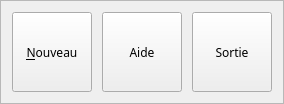
      <widget class="QFrame" name="frmButtons">
       <property name="whatsThis">
        <string>frmB</string>
       </property>
       <property name="styleSheet">
        <string notr="true">QFrame#frmButtons {
background-color:rgba(203,106,89,255);
border-top-left-radius: 0px;
border-top-right-radius: 10px;
border-bottom-right-radius: 10px;
border-bottom-left-radius: 10px;
}</string>
       </property>
       <property name="frameShape">
        <enum>QFrame::StyledPanel</enum>
       </property>
       <property name="frameShadow">
        <enum>QFrame::Raised</enum>
       </property>
       <layout class="QGridLayout" name="gridLayout_7">
        <property name="horizontalSpacing">
         <number>10</number>
        </property>
        <item row="0" column="0">
         <widget class="AbulEduFlatBoutonV1" name="btnNouveau">
          <property name="minimumSize">
           <size>
            <width>80</width>
            <height>80</height>
           </size>
          </property>
          <property name="maximumSize">
           <size>
            <width>92</width>
            <height>92</height>
           </size>
          </property>
          <property name="font">
           <font>
            <family>Andika Basic</family>
           </font>
          </property>
          <property name="cursor">
           <cursorShape>PointingHandCursor</cursorShape>
          </property>
          <property name="toolTip">
           <string/>
          </property>
          <property name="whatsThis">
           <string>new</string>
          </property>
          <property name="styleSheet">
           <string notr="true">QPushButton &gt; *{color:red;}QPushButton{border: none; color:rgba(255,255,255,255);background-repeat: no-repeat;background-color:rgba(0,0,0,0);border-image:url(':/icones/new');image-position: center;}:hover{color:rgba(255,255,255,255);background-color:rgba(0,0,0,0);border-image:url(':/icones/newHover');image-position: center;}:pressed{color:rgba(255,255,255,255);background-color:rgba(255,255,255,50);image-position: center;}:disabled{border: none; color:rgba(160,160,164,255);background-color:rgba(0,0,0,0);image:none;image-position: center;}</string>
          </property>
          <property name="text">
           <string>&amp;Nouveau</string>
          </property>
          <property name="CouleurTexteNormale" stdset="0">
           <color>
            <red>255</red>
            <green>255</green>
            <blue>255</blue>
           </color>
          </property>
          <property name="CouleurTexteSurvol" stdset="0">
           <color>
            <red>255</red>
            <green>255</green>
            <blue>255</blue>
           </color>
          </property>
          <property name="CouleurTextePressed" stdset="0">
           <color>
            <red>255</red>
            <green>255</green>
            <blue>255</blue>
           </color>
          </property>
          <property name="CouleurFondPressed" stdset="0">
           <color alpha="50">
            <red>255</red>
            <green>255</green>
            <blue>255</blue>
           </color>
          </property>
          <property name="IconeNormale" stdset="0">
           <string notr="true">:/data_images/nouveau</string>
          </property>
          <property name="IconeSurvol" stdset="0">
           <string notr="true">:/data_images/nouveauHover</string>
          </property>
         </widget>
        </item>
        <item row="0" column="1">
         <widget class="AbulEduFlatBoutonV1" name="btnAideFeuille">
          <property name="minimumSize">
           <size>
            <width>80</width>
            <height>80</height>
           </size>
          </property>
          <property name="maximumSize">
           <size>
            <width>92</width>
            <height>92</height>
           </size>
          </property>
          <property name="font">
           <font>
            <family>Andika Basic</family>
           </font>
          </property>
          <property name="cursor">
           <cursorShape>PointingHandCursor</cursorShape>
          </property>
          <property name="toolTip">
           <string/>
          </property>
          <property name="whatsThis">
           <string>new</string>
          </property>
          <property name="styleSheet">
           <string notr="true">QPushButton &gt; *{color:red;}QPushButton{border: none; color:rgba(255,255,255,255);background-repeat: no-repeat;background-color:rgba(0,0,0,0);border-image:url(':/icones/new');image-position: center;}:hover{color:rgba(255,255,255,255);background-color:rgba(0,0,0,0);border-image:url(':/icones/newHover');image-position: center;}:pressed{color:rgba(255,255,255,255);background-color:rgba(255,255,255,50);image-position: center;}:disabled{border: none; color:rgba(160,160,164,255);background-color:rgba(0,0,0,0);image:none;image-position: center;}</string>
          </property>
          <property name="text">
           <string>Aide</string>
          </property>
          <property name="CouleurTexteNormale" stdset="0">
           <color>
            <red>255</red>
            <green>255</green>
            <blue>255</blue>
           </color>
          </property>
          <property name="CouleurTexteSurvol" stdset="0">
           <color>
            <red>255</red>
            <green>255</green>
            <blue>255</blue>
           </color>
          </property>
          <property name="CouleurTextePressed" stdset="0">
           <color>
            <red>255</red>
            <green>255</green>
            <blue>255</blue>
           </color>
          </property>
          <property name="CouleurFondPressed" stdset="0">
           <color alpha="50">
            <red>255</red>
            <green>255</green>
            <blue>255</blue>
           </color>
          </property>
          <property name="IconeNormale" stdset="0">
           <string notr="true">:/data_images/aide</string>
          </property>
          <property name="IconeSurvol" stdset="0">
           <string notr="true">:/data_images/aideHover</string>
          </property>
         </widget>
        </item>
        <item row="0" column="2">
         <widget class="AbulEduFlatBoutonV1" name="btnSortie">
          <property name="minimumSize">
           <size>
            <width>80</width>
            <height>80</height>
           </size>
          </property>
          <property name="maximumSize">
           <size>
            <width>92</width>
            <height>92</height>
           </size>
          </property>
          <property name="font">
           <font>
            <family>Andika Basic</family>
           </font>
          </property>
          <property name="cursor">
           <cursorShape>PointingHandCursor</cursorShape>
          </property>
          <property name="toolTip">
           <string/>
          </property>
          <property name="whatsThis">
           <string>new</string>
          </property>
          <property name="styleSheet">
           <string notr="true">QPushButton &gt; *{color:red;}QPushButton{border: none; color:rgba(255,255,255,255);background-repeat: no-repeat;background-color:rgba(0,0,0,0);border-image:url(':/icones/new');image-position: center;}:hover{color:rgba(255,255,255,255);background-color:rgba(0,0,0,0);border-image:url(':/icones/newHover');image-position: center;}:pressed{color:rgba(255,255,255,255);background-color:rgba(255,255,255,50);image-position: center;}:disabled{border: none; color:rgba(160,160,164,255);background-color:rgba(0,0,0,0);image:none;image-position: center;}</string>
          </property>
          <property name="text">
           <string>Sortie</string>
          </property>
          <property name="CouleurTexteNormale" stdset="0">
           <color>
            <red>255</red>
            <green>255</green>
            <blue>255</blue>
           </color>
          </property>
          <property name="CouleurTexteSurvol" stdset="0">
           <color>
            <red>255</red>
            <green>255</green>
            <blue>255</blue>
           </color>
          </property>
          <property name="CouleurTextePressed" stdset="0">
           <color>
            <red>255</red>
            <green>255</green>
            <blue>255</blue>
           </color>
          </property>
          <property name="CouleurFondPressed" stdset="0">
           <color alpha="50">
            <red>255</red>
            <green>255</green>
            <blue>255</blue>
           </color>
          </property>
          <property name="IconeNormale" stdset="0">
           <string notr="true">:/data_images/sortie</string>
          </property>
          <property name="IconeSurvol" stdset="0">
           <string notr="true">:/data_images/sortieHover</string>
          </property>
         </widget>
        </item>
       </layout>
      </widget>
